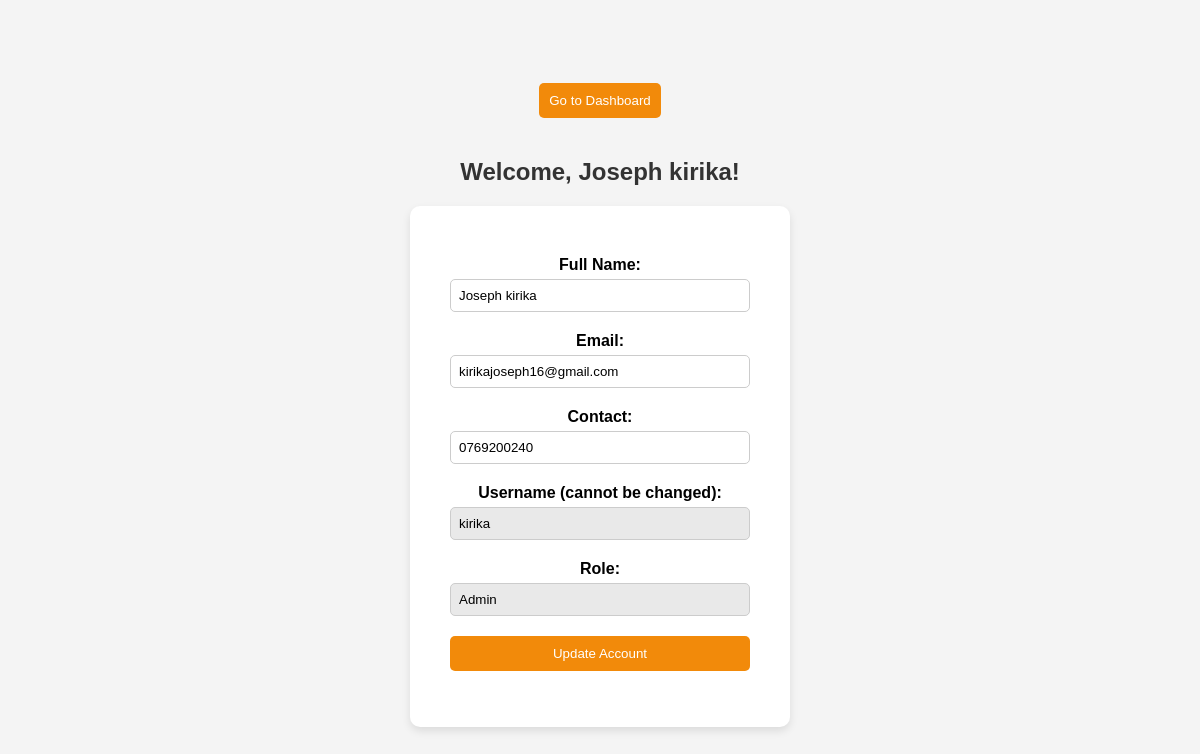
Screenshot of /myaccount.php (signed in) with the database file from the repository.
### tables this page shows
CREATE TABLE `users` (
  `USER_ID` varchar(20) NOT NULL,
  `FULL_NAME` varchar(100) NOT NULL,
  `USER_NAME` varchar(50) NOT NULL,
  `EMAIL` varchar(100) NOT NULL,
  `CONTACT` varchar(15) NOT NULL,
  `PASSWORD` varchar(255) NOT NULL,
  `ROLE` enum('Admin','Employee') NOT NULL,
  `CREATED_AT` timestamp NOT NULL DEFAULT current_timestamp()
);

### myaccount.php (the view, shortened to what this page needs)
<?php
$servername = "localhost";
$dbname = "PROJECTLIGHT";
$dbusername = "root";
$dbpassword = "";
$conn = new mysqli($servername, $dbusername, $dbpassword, $dbname);
if (isset($_SESSION['username'])) {
    $username = $_SESSION['username'];
    $sql = "SELECT FULL_NAME, USER_NAME, EMAIL, CONTACT, ROLE FROM users WHERE USER_NAME = ?";
    $stmt = $conn->prepare($sql);
    $stmt->bind_param('s', $username);
    $stmt->execute();
    $result = $stmt->get_result();
    if ($result->num_rows > 0) {
        $user = $result->fetch_assoc();
    } else {
        echo "<script>alert('User not found');</script>";
        exit();
    }
} else {
    header("Location: login.php");
    exit();
}
?>
<!DOCTYPE html>
<html lang="en">
<head>
</head>
<body>
<div class="nav-button">
    <button onclick="location.href='dashboard.php'">Go to Dashboard</button>
</div>
<h2 class="welcome-message">Welcome, <?php echo htmlspecialchars($user['FULL_NAME']); ?>!</h2>
<div class="account-container">
    <form method="POST" action="update_account.php">
        <label>Full Name:</label>
        <input type="text" name="full_name" value="<?php echo htmlspecialchars($user['FULL_NAME']); ?>" required>
        <label>Email:</label>
        <input type="email" name="email" value="<?php echo htmlspecialchars($user['EMAIL']); ?>" required>
        <label>Contact:</label>
        <input type="text" name="contact" value="<?php echo htmlspecialchars($user['CONTACT']); ?>" required>
        <label>Username (cannot be changed):</label>
        <input type="text" name="username" value="<?php echo htmlspecialchars($user['USER_NAME']); ?>" readonly>
        <label>Role:</label>
        <input type="text" name="role" value="<?php echo htmlspecialchars($user['ROLE']); ?>" readonly>
        <button type="submit">Update Account</button>
    </form>
</div>
</body>
</html>

### myaccount.php (style rules this page uses)
body { font-family: Arial, sans-serif; background-color: #f4f4f4; display: flex; flex-direction: column; align-items: center; justify-content: center; height: 100vh; margin: 0; }
.welcome-message { font-size: 24px; font-weight: bold; margin-bottom: 20px; color: #333; }
.account-container { background-color: white; border-radius: 10px; box-shadow: 0 4px 8px rgba(0, 0, 0, 0.1); padding: 40px; width: 300px; }
label { display: block; margin-top: 10px; font-weight: bold; text-align: center; }
input[type="text"], input[type="email"] { width: 100%; padding: 8px; margin-top: 5px; margin-bottom: 10px; border: 1px solid #ccc; border-radius: 5px; }
input[readonly] { background-color: #e9e9e9; }
button { width: 100%; padding: 10px; background-color: #f28a0a; color: white; border: none; border-radius: 5px; cursor: pointer; margin-top: 10px; }
.nav-button { margin-bottom: 20px; }

### rows the page displays
users: FULL_NAME "Joseph kirika", full_name "Joseph kirika", email "kirikajoseph16@gmail.com", contact "0769200240", username "kirika", role "Admin"
